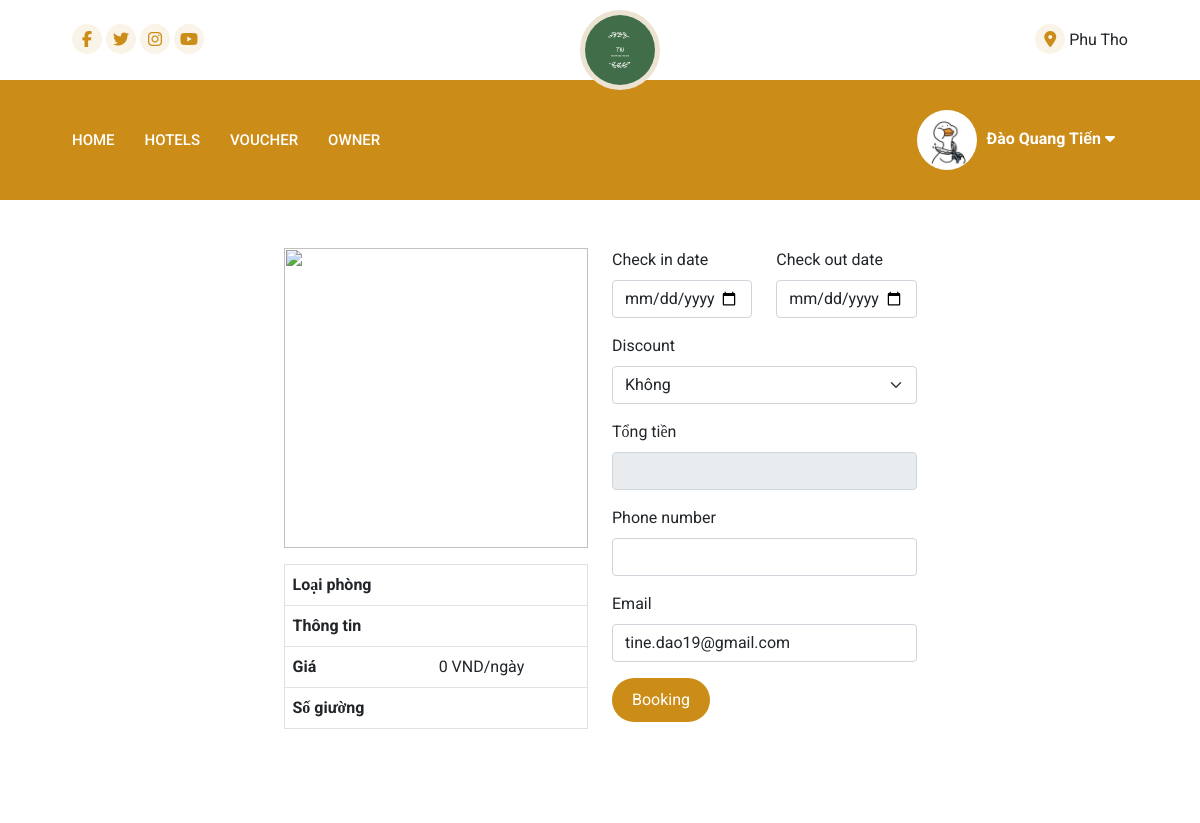
Page /roomDetail.php (signed in, upper part) on the earlier database version.
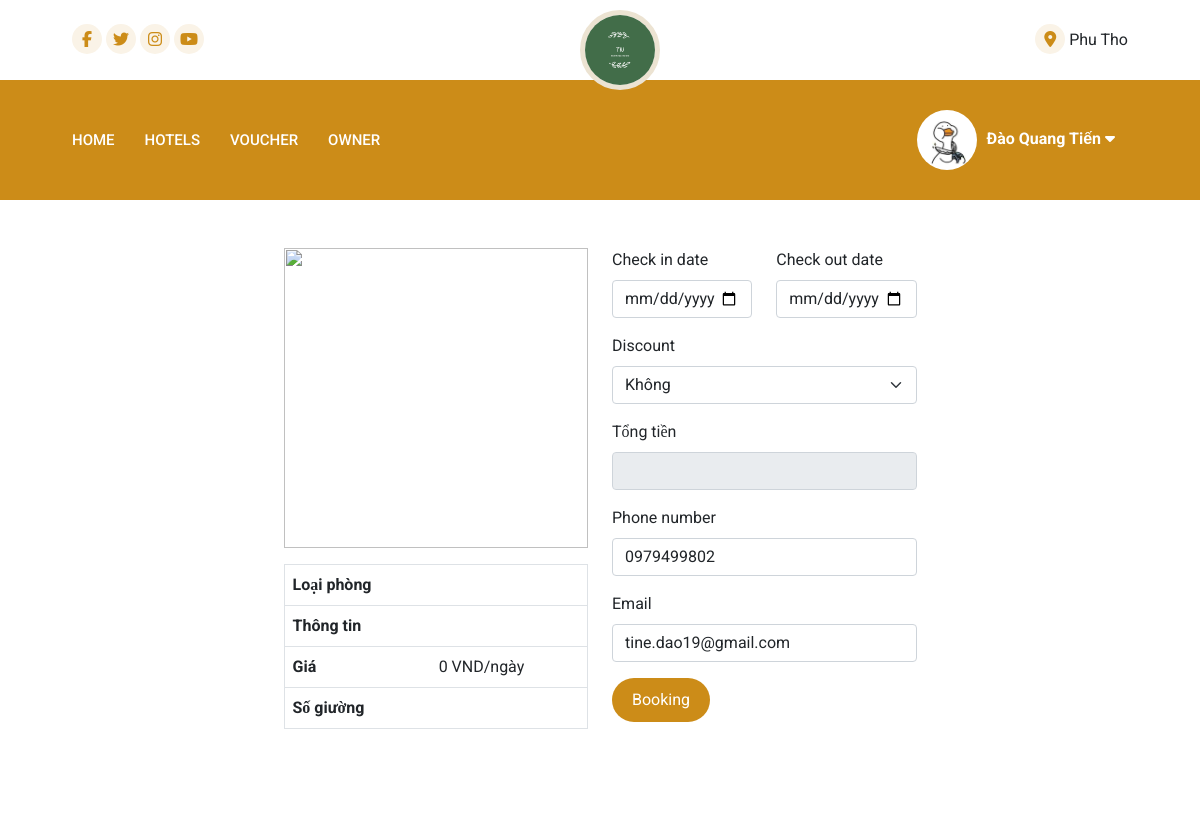
Same page on the later database version.
### tables this page shows
CREATE TABLE `users` (
  `id` int(11) NOT NULL,
  `name` varchar(255) DEFAULT NULL,
  `password` varchar(255) DEFAULT NULL,
  `profile_picture` varchar(255) NOT NULL,
  `email` varchar(255) DEFAULT NULL,
  `phone_number` varchar(20) DEFAULT NULL,
  `status` tinyint(255) NOT NULL DEFAULT 1
);

### config/database.php (called while the page is built, shortened)
<?php
class Database {
    public $conn;
    public function __construct() {
        $this->conn = new mysqli(self::DB_SERVER, self::DB_USERNAME, self::DB_PASSWORD, self::DB_NAME);
        $this->conn->set_charset("utf8mb4");
        $this->conn->query("UPDATE vouchers
SET status = CASE
    WHEN start_date <= CURDATE() AND end_date >= CURDATE() THEN 1
    ELSE 0
END;");
    }
public function select($table, $condition = "", $limit = "") {
    $sql = "SELECT * FROM $table";
    if (!empty($condition)) {
        $sql .= " WHERE $condition";
    }
    if (!empty($limit)) {
        $sql .= " LIMIT $limit";
    }
    $result = $this->conn->query($sql);
    return $result->fetch_all(MYSQLI_ASSOC);
}
}

### roomDetail.php (the view, shortened to what the changed rows need)
<?php
include('config/database.php');
include('layouts/header.php');
include('layouts/navbar.php');
$user = $db->select("users", "id = $_SESSION[id]")[0];
?>
<div class="container w-75 mt-5 d-flex justify-content-center">
    <div class="row w-75">
        <div class="col-6">
            <table class="table w-100 border mt-3">
                <tbody>
                    <tr>
                        <th>Loại phòng</th>
                    </tr>
                    <tr>
                        <th>Thông tin</th>
                    </tr>
                    <tr>
                        <th>Giá</th>
                    </tr>
                    <tr>
                        <th>Số giường</th>
                    </tr>
                </tbody>
            </table>
        </div>
        <div class="col-6">
<div class="-none">
    <form id="bookingForm" action="action/booking_handle.php" method="POST">
        <div class="mb-3">
            <label for="phone_number" class="form-label">Phone number</label>
            <input type="text" class="form-control" id="phone_number" name="phone_number" value="<?= $user['phone_number'] ?>" required>
        </div>
        <div class="mb-3">
            <label for="email" class="form-label">Email</label>
            <input type="email" class="form-control" id="email" name="email" value="<?= $user['email'] ?>">
        </div>
    </form>
</div>
        </div>
    </div>
</div>
<?php
include('layouts/footer.php');

### layouts/navbar.php (shortened to what the changed rows need)
<header class="header">
    <div class="container">
        <nav class="navbar flex1">
            <div class="inforUser sticky_infor">
                <?php
                if (isset($_SESSION['name'])) {
                    $db = new Database();
                    $user = $db->select('users', 'id = "' . $_SESSION['id'] . '"', 1)[0];
                    echo '<span id="userName" class=" btn user_name">   <img src="assets/upload/avatars/' . $user['profile_picture'].'" alt="">' . $_SESSION['name'] . ' <i id="arrowI" class="fa-solid fa-caret-down"></i></span>
                    <div class="hoverUserInfor">
                        <ul>
                            <li><a href="profile.php">Profile</a></li>
                            <li><a href="booking.php">Booking</a></li>
                            <li><a href="action/logout.php">Logout</a></li>
                        </ul>
                    </div>';
                } else {
                    echo '<a class="user_name" style="color:white; font-weight:bold;" href="login.php">LOGIN</a>';
                }
                ?>
            </div>
        </nav>
    </div>
</header>

Differences in the rows shown:
changed users "tine.dao19@gmail.com": phone_number (not shown) → "0979499802"
